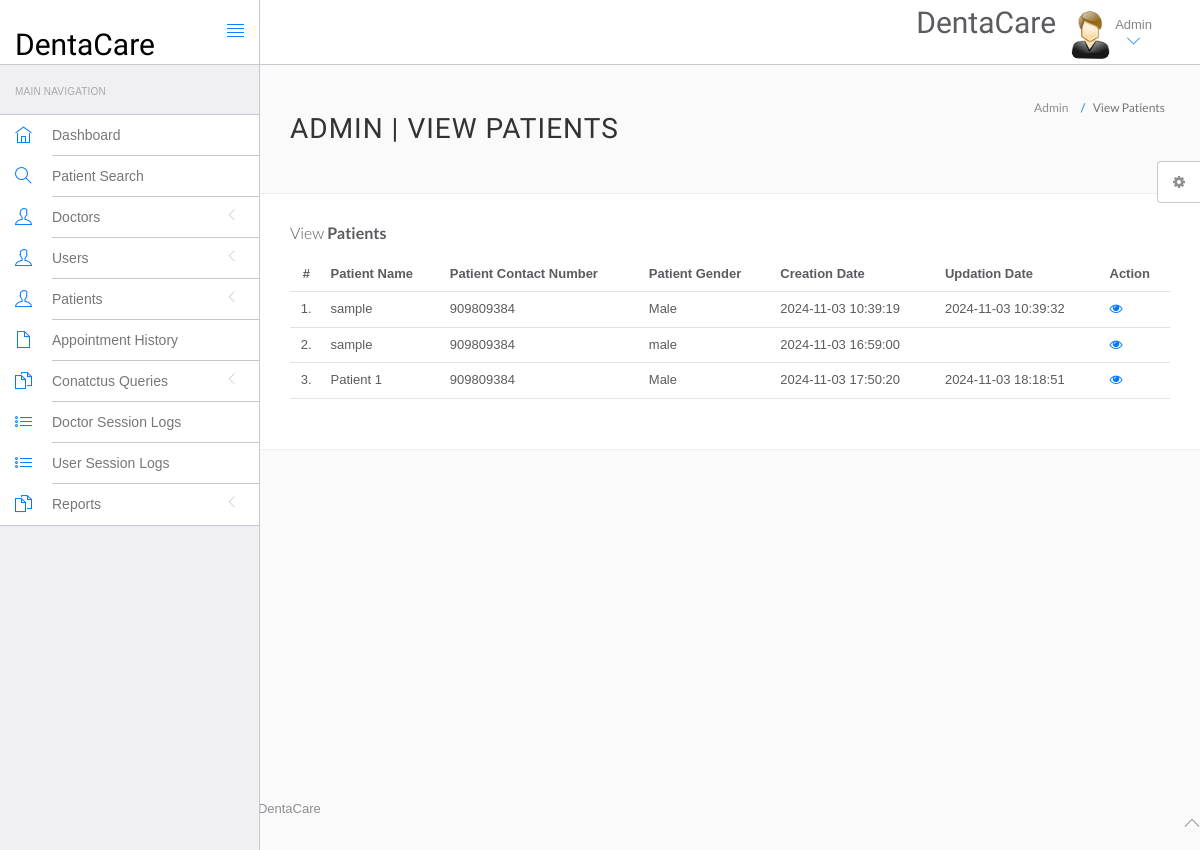
/hms/admin/manage-patient.php (signed in), run on an earlier commit of the app's database.
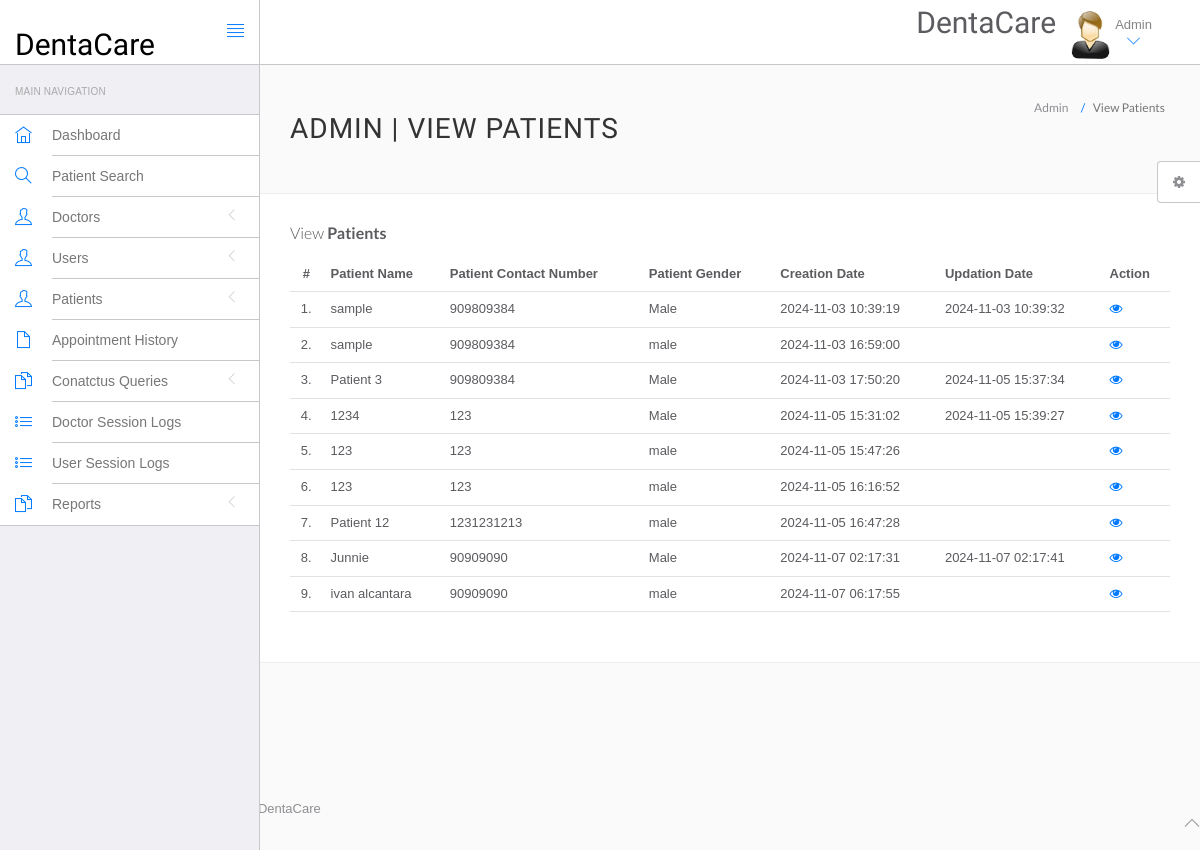
And on a later commit of the database.
### tables this page shows
CREATE TABLE `tblpatient` (
  `ID` int(10) NOT NULL,
  `Docid` int(10) DEFAULT NULL,
  `PatientName` varchar(200) DEFAULT NULL,
  `PatientContno` bigint(10) DEFAULT NULL,
  `PatientEmail` varchar(200) DEFAULT NULL,
  `PatientGender` varchar(50) DEFAULT NULL,
  `PatientAdd` mediumtext DEFAULT NULL,
  `PatientAge` int(10) DEFAULT NULL,
  `PatientMedhis` mediumtext DEFAULT NULL,
  `CreationDate` timestamp NULL DEFAULT current_timestamp(),
  `UpdationDate` timestamp NULL DEFAULT NULL ON UPDATE current_timestamp()
);

### hms/admin/manage-patient.php (the view, shortened to what this page needs)
<?php
include('include/config.php');
?>
<!DOCTYPE html>
<html lang="en">
	<head>
		<link rel="stylesheet" href="vendor/bootstrap/css/bootstrap.min.css">
		<link rel="stylesheet" href="vendor/fontawesome/css/font-awesome.min.css">
		<link rel="stylesheet" href="vendor/themify-icons/themify-icons.min.css">
		<link href="vendor/animate.css/animate.min.css" rel="stylesheet" media="screen">
		<link href="vendor/perfect-scrollbar/perfect-scrollbar.min.css" rel="stylesheet" media="screen">
		<link href="vendor/switchery/switchery.min.css" rel="stylesheet" media="screen">
		<link href="vendor/bootstrap-touchspin/jquery.bootstrap-touchspin.min.css" rel="stylesheet" media="screen">
		<link href="vendor/select2/select2.min.css" rel="stylesheet" media="screen">
		<link href="vendor/bootstrap-datepicker/bootstrap-datepicker3.standalone.min.css" rel="stylesheet" media="screen">
		<link href="vendor/bootstrap-timepicker/bootstrap-timepicker.min.css" rel="stylesheet" media="screen">
		<link rel="stylesheet" href="assets/css/styles.css">
		<link rel="stylesheet" href="assets/css/plugins.css">
		<link rel="stylesheet" href="assets/css/themes/theme-1.css" id="skin_color" />
	</head>
	<body>
		<div id="app">
<?php include('include/sidebar.php');?>
<div class="app-content">
<?php include('include/header.php');?>
<div class="main-content" >
<div class="wrap-content container" id="container">
<section id="page-title">
<div class="row">
<div class="col-sm-8">
<h1 class="mainTitle">Admin | View Patients</h1>
</div>
<ol class="breadcrumb">
<li>
<span>Admin</span>
</li>
<li class="active">
<span>View Patients</span>
</li>
</ol>
</div>
</section>
<div class="container-fluid container-fullw bg-white">
<div class="row">
<div class="col-md-12">
<h5 class="over-title margin-bottom-15">View <span class="text-bold">Patients</span></h5>
<table class="table table-hover" id="sample-table-1">
<thead>
<tr>
<th class="center">#</th>
<th>Patient Name</th>
<th>Patient Contact Number</th>
<th>Patient Gender </th>
<th>Creation Date </th>
<th>Updation Date </th>
<th>Action</th>
</tr>
</thead>
<tbody>
<?php
$sql=mysqli_query($con,"select * from tblpatient");
$cnt=1;
while($row=mysqli_fetch_array($sql))
{
?>
<tr>
<td class="center"><?php echo $cnt;?>.</td>
<td class="hidden-xs"><?php echo $row['PatientName'];?></td>
<td><?php echo $row['PatientContno'];?></td>
<td><?php echo $row['PatientGender'];?></td>
<td><?php echo $row['CreationDate'];?></td>
<td><?php echo $row['UpdationDate'];?>
</td>
<td>
<a href="view-patient.php?viewid=<?php echo $row['ID'];?>"><i class="fa fa-eye"></i></a>
</td>
</tr>
<?php
$cnt=$cnt+1;
 }?></tbody>
</table>
</div>
</div>
</div>
</div>
</div>
</div>
</div>
	<?php include('include/footer.php');?>
	<?php include('include/setting.php');?>
	</body>
</html>

What changed in the data, as far as the page shows it:
changed tblpatient: PatientName "Patient 1" → "Patient 3"; UpdationDate "2024-11-03 18:18:51" → "2024-11-05 15:37:34"
added tblpatient: PatientName "1234", PatientContno "123", PatientGender "Male", CreationDate "2024-11-05 15:31:02", UpdationDate "2024-11-05 15:39:27"
added tblpatient: PatientName "123", PatientContno "123", PatientGender "male", CreationDate "2024-11-05 15:47:26"
added tblpatient: PatientName "123", PatientContno "123", PatientGender "male", CreationDate "2024-11-05 16:16:52"
added tblpatient: PatientName "Patient 12", PatientContno "1231231213", PatientGender "male", CreationDate "2024-11-05 16:47:28"
added tblpatient: PatientName "Junnie", PatientContno "90909090", PatientGender "Male", CreationDate "2024-11-07 02:17:31", UpdationDate "2024-11-07 02:17:41"
added tblpatient: PatientName "ivan alcantara", PatientContno "90909090", PatientGender "male", CreationDate "2024-11-07 06:17:55"
